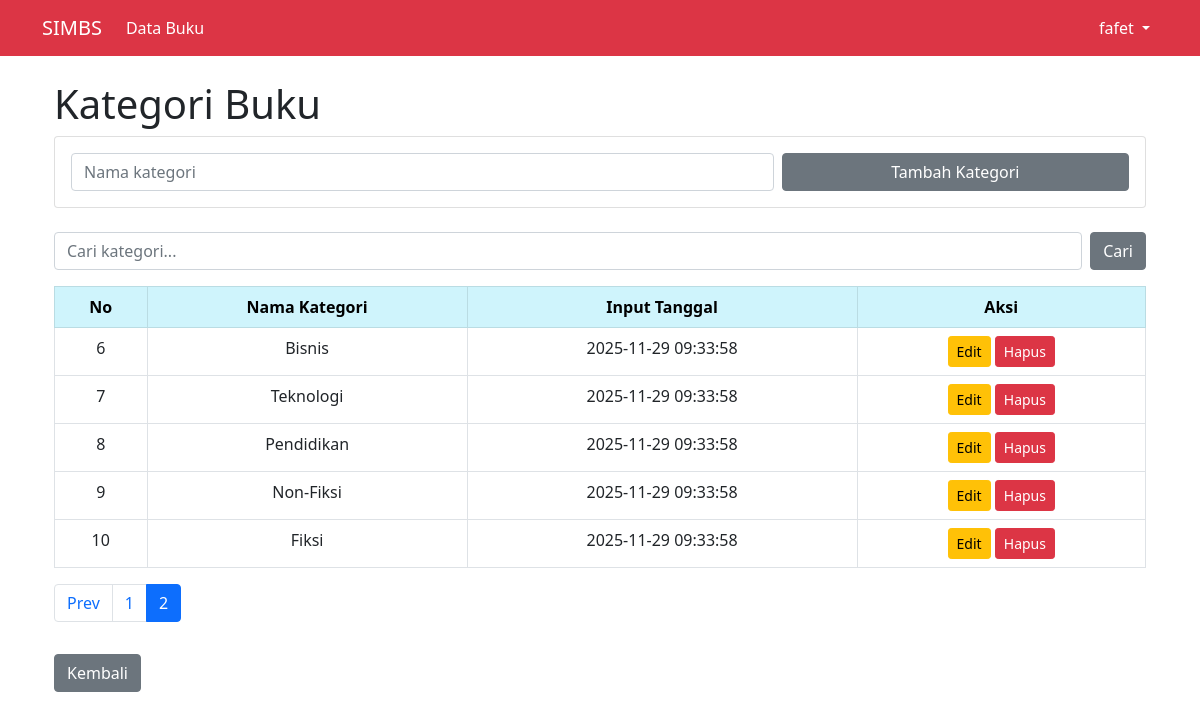
The app's page /kategori.php?page=2 (signed in) with its own data.
### tables this page shows
CREATE TABLE `kategori` (
  `id_kategori` int(11) NOT NULL,
  `nama_kategori` varchar(100) NOT NULL,
  `tanggal_input` datetime NOT NULL DEFAULT current_timestamp()
);

### function.php (called while the page is built, shortened)
<?php
$conn = mysqli_connect("localhost", "root", "", "ujikom");
function query($query)
{
    global $conn;
    $result = mysqli_query($conn, $query);
    $rows = [];
    while ($row = mysqli_fetch_assoc($result)) {
        $rows[] = $row;
    }
    return $rows;
}
?>

### kategori.php (the view, shortened to what this page needs)
<?php
require_once __DIR__ . '/function.php';
$jumlahDataPerHalaman = 5;
$jumlahData = count(query("SELECT * FROM kategori"));
$jumlahHalaman = ($jumlahData > 0) ? ceil($jumlahData / $jumlahDataPerHalaman) : 1;
$halamanAktif = isset($_GET['page']) ? max(1, (int)$_GET['page']) : 1;
$awalData = ($jumlahDataPerHalaman * $halamanAktif) - $jumlahDataPerHalaman;
if(isset($_POST['cari'])){
    $keyword = mysqli_real_escape_string($conn, $_POST['keyword'] ?? '');
    $kategori = query("SELECT * FROM kategori WHERE nama_kategori LIKE '%$keyword%' ORDER BY id_kategori DESC");
} else {
    $kategori = query("SELECT * FROM kategori ORDER BY id_kategori DESC LIMIT $awalData, $jumlahDataPerHalaman");
}
?>
<!doctype html>
<html lang="en">
<head>
  <link href="https://cdn.jsdelivr.net/npm/bootstrap@5.0.2/dist/css/bootstrap.min.css" rel="stylesheet">
</head>
<body>
<nav class="navbar navbar-expand-lg navbar-light white bg-danger">
        <div class="container">
            <a class="navbar-brand text-white" href="#">SIMBS</a>
            <div class="collapse navbar-collapse" id="navbarSupportedContent">
            <ul class="navbar-nav me-auto mb-2 mb-lg-0">
                <li class="nav-item">
                    <a class="nav-link active text-white" aria-current="page" href="index.php">Data Buku</a>
                </li>
            </ul>
            <ul class="navbar-nav">
                <li class="nav-item dropdown">
                    <a class="nav-link dropdown-toggle text-white" href="#" id="navbarDropdown" role="button" data-bs-toggle="dropdown" aria-expanded="false">
                        <?php echo $_SESSION ["username"] ?>
                    </a>
                </li>
            </ul>
        </div>
    </nav>
<div class="container p-4">
  <h1>Kategori Buku</h1>
  <div class="card mb-4">
    <div class="card-body">
      <form method="POST" class="row g-2">
        <div class="col-md-8">
          <input type="text" name="nama_kategori" class="form-control" placeholder="Nama kategori" required>
        </div>
        <div class="col-md-4">
          <button name="tambah_kategori" class="btn  btn-secondary text-white w-100">Tambah Kategori</button>
        </div>
      </form>
    </div>
  </div>
  <form method="POST" class="mb-3 d-flex gap-2">
    <input type="text" name="keyword" class="form-control" placeholder="Cari kategori...">
    <button name="cari" class="btn btn-secondary text-white">Cari</button>
  </form>
  <table class="table table-bordered text-center ">
    <thead class="table-info">
      <tr>
        <th>No</th>
        <th>Nama Kategori</th>
        <th>Input Tanggal</th>
        <th>Aksi</th>
      </tr>
    </thead>
    <tbody>
      <?php $no = $awalData + 1; foreach($kategori as $row): ?>
      <tr>
        <td><?= $no++; ?></td>
        <td><?= htmlspecialchars($row['nama_kategori']); ?></td>
        <td><?= htmlspecialchars($row['tanggal_input'] ?? '-'); ?></td>
        <td>
          <button class="btn btn-warning btn-sm" data-bs-toggle="modal" data-bs-target="#editModal<?= $row['id_kategori'] ?>">Edit</button>
          <a href="kategori.php?hapus=<?= $row['id_kategori'] ?>" class="btn btn-danger btn-sm" onclick="return confirm('Yakin hapus?')">Hapus</a>
        </td>
      </tr>
      <?php endforeach; ?>
    </tbody>
  </table>
  <nav>
    <ul class="pagination">
      <?php if($halamanAktif > 1): ?>
        <li class="page-item"><a class="page-link" href="?page=<?= $halamanAktif-1 ?>">Prev</a></li>
      <?php endif; ?>
      <?php for($i=1; $i <= $jumlahHalaman; $i++): ?>
        <li class="page-item <?= ($i == $halamanAktif) ? 'active' : '' ?>"><a class="page-link" href="?page=<?= $i ?>"><?= $i ?></a></li>
      <?php endfor; ?>
    </ul>
  </nav>
  <a href="index.php" class="btn btn-secondary mt-3">Kembali</a>
</div>
</body>
</html>

### records on screen
kategori: nama_kategori "Bisnis", tanggal_input "2025-11-29 09:33:58"
kategori: nama_kategori "Teknologi", tanggal_input "2025-11-29 09:33:58"
kategori: nama_kategori "Pendidikan", tanggal_input "2025-11-29 09:33:58"
kategori: nama_kategori "Non-Fiksi", tanggal_input "2025-11-29 09:33:58"
kategori: nama_kategori "Fiksi", tanggal_input "2025-11-29 09:33:58"

### other values on screen
$_SESSION ["username"] "fafet"
